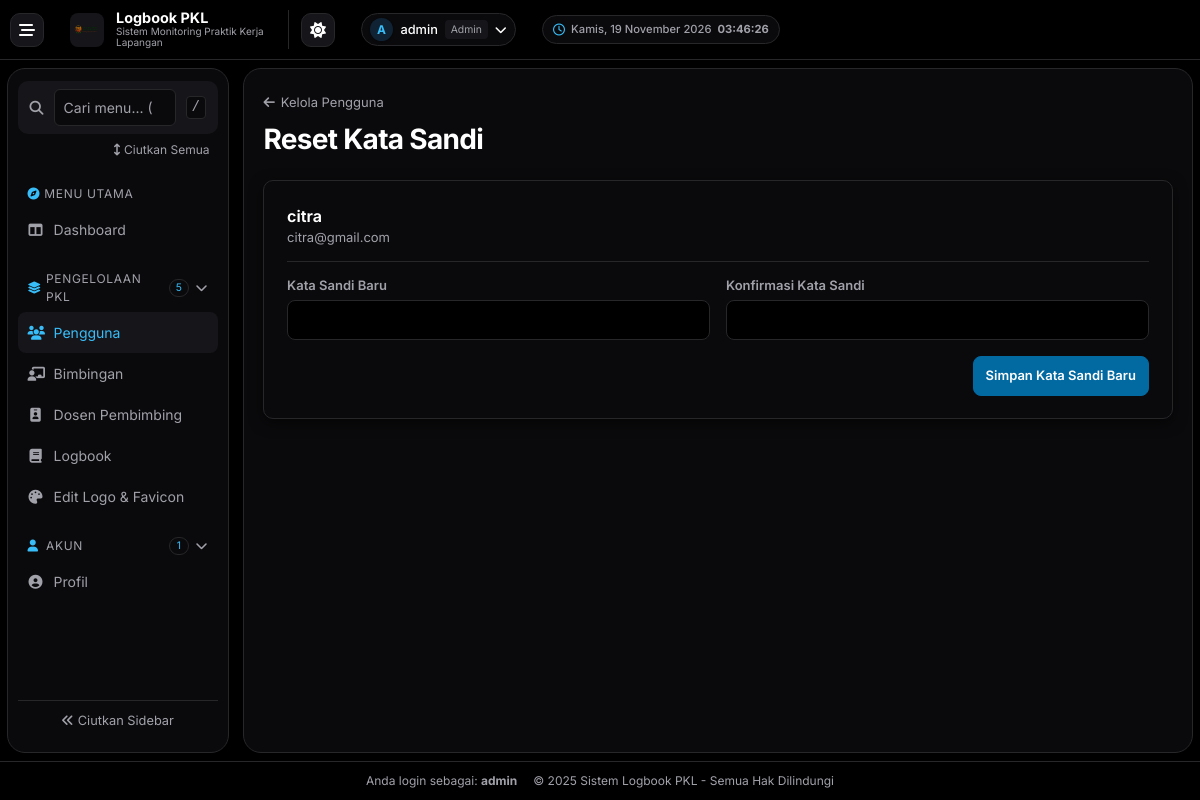
The app's page /admin/reset_password.php?id=10 (signed in), older data.
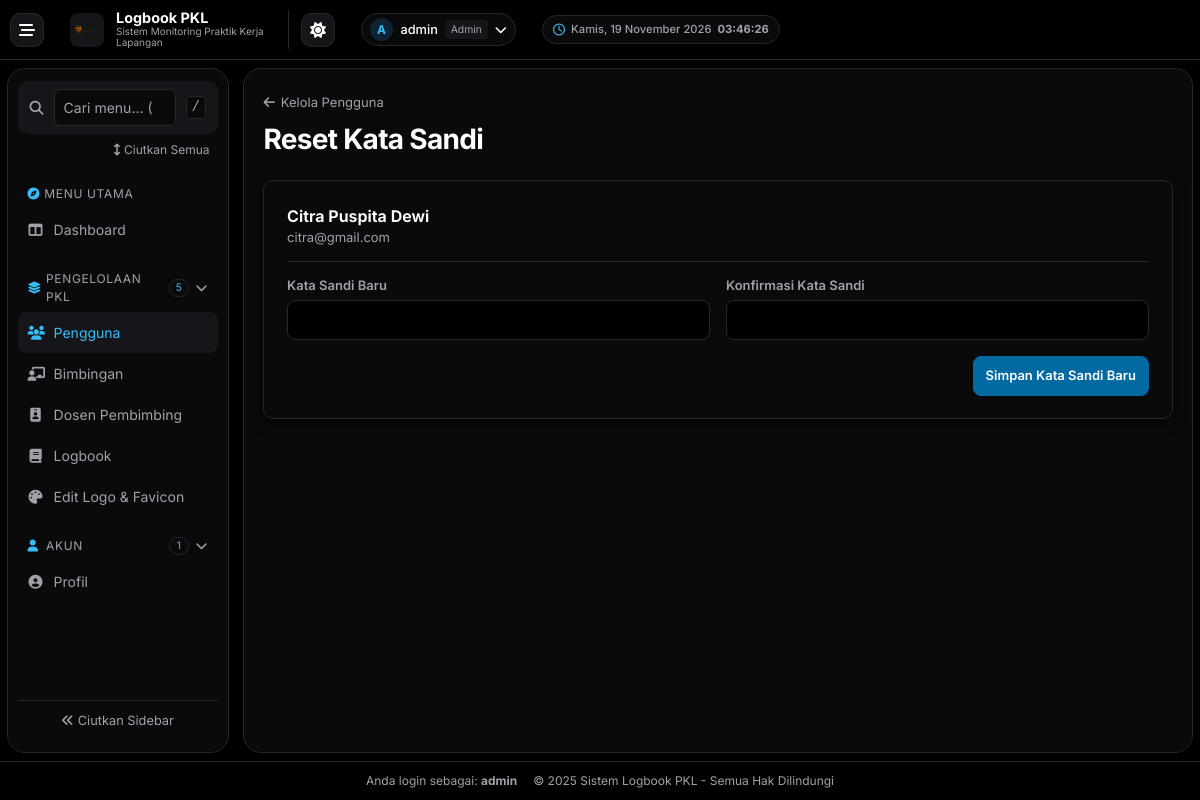
The same page, newer data.
### tables this page shows
CREATE TABLE `users` (
  `id` int(11) NOT NULL,
  `nama` varchar(100) DEFAULT NULL,
  `username` varchar(50) DEFAULT NULL,
  `password` varchar(255) DEFAULT NULL,
  `role` enum('admin','mahasiswa','dosen_pkl','dosen_lapangan') NOT NULL,
  `created_at` timestamp NOT NULL DEFAULT current_timestamp(),
  `remember_token` varchar(64) DEFAULT NULL,
  `prodi` varchar(100) DEFAULT NULL,
  `email_verified` tinyint(1) DEFAULT 0,
  `phone` varchar(15) DEFAULT NULL,
  `profile_image` varchar(255) DEFAULT NULL
);

### admin/reset_password.php (the view, shortened to what this page needs)
<?php
require_once __DIR__ . '/../config/db.php';
$admin_id = (int) $_SESSION['user']['id'];
$target_id = filter_var($_GET['id'] ?? '', FILTER_VALIDATE_INT, ['options' => ['min_range' => 1]]);
$target = null;
if ($target_id !== false) {
    $stmt = $conn->prepare(
        "SELECT target.nama, target.username FROM users target
         JOIN users actor ON actor.id = ? AND actor.role = 'admin'
         WHERE target.id = ?"
    );
    $stmt->bind_param('ii', $admin_id, $target_id);
    $stmt->execute();
    $target = $stmt->get_result()->fetch_assoc();
}
require '../includes/header.php';
?>
<div class="dashboard-page">
    <header class="admin-list-header">
        <div>
            <a href="users.php" class="admin-list-back">
                <i class="fas fa-arrow-left" aria-hidden="true"></i> Kelola Pengguna
            </a>
            <h2 class="dashboard-title">Reset Kata Sandi</h2>
        </div>
    </header>
    <section class="dashboard-panel dashboard-section">
        <?php if (!$target): ?>
            <p>Pengguna tidak ditemukan.</p>
        <?php else: ?>
            <div class="profile-identity">
                <div>
                    <h2><?= htmlspecialchars($target['nama']) ?></h2>
                    <p><?= htmlspecialchars($target['username']) ?></p>
                </div>
            </div>
            <form method="post" action="reset_password.php?id=<?= $target_id ?>" class="profile-form">
                <div class="dashboard-fields">
                    <div>
                        <label class="dashboard-field-label" for="reset-new-password">Kata Sandi Baru</label>
                        <input id="reset-new-password" type="password" name="new_password" minlength="6"
                               maxlength="72" autocomplete="new-password" required class="dashboard-field-control">
                    </div>
                    <div>
                        <label class="dashboard-field-label" for="reset-confirm-password">Konfirmasi Kata Sandi</label>
                        <input id="reset-confirm-password" type="password" name="confirm_password" minlength="6"
                               maxlength="72" autocomplete="new-password" required class="dashboard-field-control">
                    </div>
                </div>
                <div class="profile-form-actions">
                    <button type="submit" class="admin-button admin-button-primary">Simpan Kata Sandi Baru</button>
                </div>
            </form>
        <?php endif; ?>
    </section>
</div>
<?php require '../includes/footer.php'; ?>

Row changes from the older to the newer data that the page shows:
changed users "citra@gmail.com": nama "citra" → "Citra Puspita Dewi"
